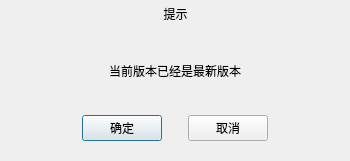
<?xml version="1.0" encoding="UTF-8"?>
<ui version="4.0">
 <class>TNCheckUpdateDialog</class>
 <widget class="QDialog" name="TNCheckUpdateDialog">
  <property name="geometry">
   <rect>
    <x>0</x>
    <y>0</y>
    <width>350</width>
    <height>161</height>
   </rect>
  </property>
  <property name="minimumSize">
   <size>
    <width>350</width>
    <height>160</height>
   </size>
  </property>
  <property name="maximumSize">
   <size>
    <width>350</width>
    <height>161</height>
   </size>
  </property>
  <property name="windowTitle">
   <string>Dialog</string>
  </property>
  <layout class="QVBoxLayout" name="verticalLayout_2">
   <property name="spacing">
    <number>0</number>
   </property>
   <property name="leftMargin">
    <number>0</number>
   </property>
   <property name="topMargin">
    <number>0</number>
   </property>
   <property name="rightMargin">
    <number>0</number>
   </property>
   <property name="bottomMargin">
    <number>20</number>
   </property>
   <item>
    <widget class="QWidget" name="exitConfirmTitleWidget" native="true">
     <property name="minimumSize">
      <size>
       <width>100</width>
       <height>20</height>
      </size>
     </property>
     <layout class="QHBoxLayout" name="horizontalLayout_3">
      <property name="spacing">
       <number>0</number>
      </property>
      <property name="leftMargin">
       <number>1</number>
      </property>
      <property name="topMargin">
       <number>0</number>
      </property>
      <property name="rightMargin">
       <number>0</number>
      </property>
      <property name="bottomMargin">
       <number>0</number>
      </property>
      <item>
       <layout class="QHBoxLayout" name="horizontalLayout_2" stretch="1">
        <property name="spacing">
         <number>0</number>
        </property>
        <item>
         <widget class="QLabel" name="confirmTitleLabel">
          <property name="text">
           <string>提示</string>
          </property>
          <property name="alignment">
           <set>Qt::AlignCenter</set>
          </property>
          <property name="indent">
           <number>0</number>
          </property>
         </widget>
        </item>
       </layout>
      </item>
     </layout>
    </widget>
   </item>
   <item>
    <layout class="QVBoxLayout" name="verticalLayout">
     <item>
      <spacer name="verticalSpacer">
       <property name="orientation">
        <enum>Qt::Vertical</enum>
       </property>
       <property name="sizeType">
        <enum>QSizePolicy::Fixed</enum>
       </property>
       <property name="sizeHint" stdset="0">
        <size>
         <width>20</width>
         <height>35</height>
        </size>
       </property>
      </spacer>
     </item>
     <item>
      <widget class="QLabel" name="tipsLabel">
       <property name="text">
        <string>当前版本已经是最新版本</string>
       </property>
       <property name="alignment">
        <set>Qt::AlignCenter</set>
       </property>
       <property name="indent">
        <number>40</number>
       </property>
      </widget>
     </item>
     <item>
      <spacer name="verticalSpacer_2">
       <property name="orientation">
        <enum>Qt::Vertical</enum>
       </property>
       <property name="sizeType">
        <enum>QSizePolicy::Fixed</enum>
       </property>
       <property name="sizeHint" stdset="0">
        <size>
         <width>20</width>
         <height>35</height>
        </size>
       </property>
      </spacer>
     </item>
    </layout>
   </item>
   <item>
    <layout class="QHBoxLayout" name="horizontalLayout" stretch="1,0,0,0,1">
     <property name="spacing">
      <number>6</number>
     </property>
     <property name="rightMargin">
      <number>0</number>
     </property>
     <item>
      <spacer name="horizontalSpacer">
       <property name="orientation">
        <enum>Qt::Horizontal</enum>
       </property>
       <property name="sizeHint" stdset="0">
        <size>
         <width>40</width>
         <height>20</height>
        </size>
       </property>
      </spacer>
     </item>
     <item>
      <widget class="QPushButton" name="okButton">
       <property name="cursor">
        <cursorShape>PointingHandCursor</cursorShape>
       </property>
       <property name="text">
        <string>确定</string>
       </property>
      </widget>
     </item>
     <item>
      <spacer name="horizontalSpacer_3">
       <property name="orientation">
        <enum>Qt::Horizontal</enum>
       </property>
       <property name="sizeHint" stdset="0">
        <size>
         <width>20</width>
         <height>20</height>
        </size>
       </property>
      </spacer>
     </item>
     <item>
      <widget class="QPushButton" name="dialogCloseButton">
       <property name="cursor">
        <cursorShape>PointingHandCursor</cursorShape>
       </property>
       <property name="text">
        <string>取消</string>
       </property>
      </widget>
     </item>
     <item>
      <spacer name="horizontalSpacer_2">
       <property name="orientation">
        <enum>Qt::Horizontal</enum>
       </property>
       <property name="sizeHint" stdset="0">
        <size>
         <width>40</width>
         <height>20</height>
        </size>
       </property>
      </spacer>
     </item>
    </layout>
   </item>
  </layout>
 </widget>
 <resources/>
 <connections/>
</ui>
